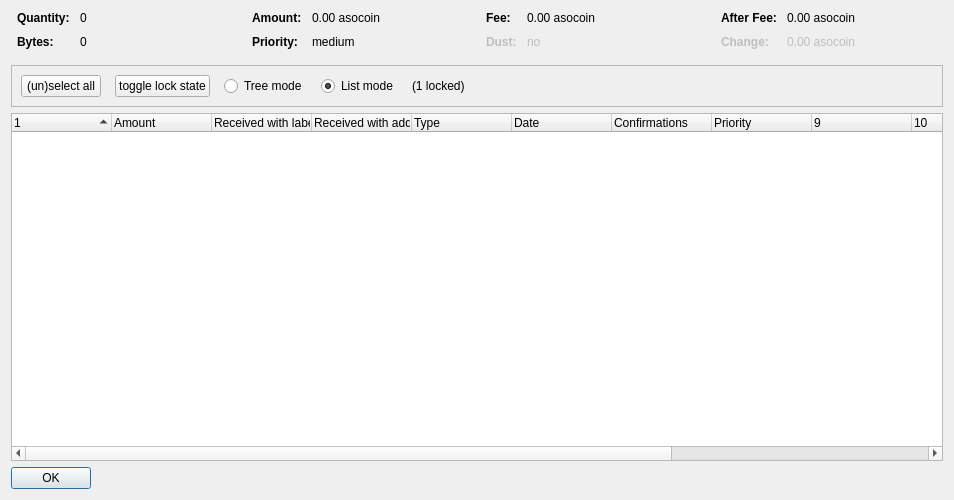
<?xml version="1.0" encoding="UTF-8"?>
<ui version="4.0">
 <class>CoinControlDialog</class>
 <widget class="QDialog" name="CoinControlDialog">
  <property name="geometry">
   <rect>
    <x>0</x>
    <y>0</y>
    <width>954</width>
    <height>500</height>
   </rect>
  </property>
  <property name="windowTitle">
   <string>Coin Selection</string>
  </property>
  <layout class="QVBoxLayout" name="verticalLayout">
   <item>
    <layout class="QHBoxLayout" name="horizontalLayoutTop" stretch="0,0,0,0">
     <property name="topMargin">
      <number>0</number>
     </property>
     <property name="bottomMargin">
      <number>10</number>
     </property>
     <item>
      <layout class="QFormLayout" name="formLayoutCoinControl1">
       <property name="horizontalSpacing">
        <number>10</number>
       </property>
       <property name="verticalSpacing">
        <number>10</number>
       </property>
       <property name="leftMargin">
        <number>6</number>
       </property>
       <property name="rightMargin">
        <number>6</number>
       </property>
       <item row="0" column="0">
        <widget class="QLabel" name="labelCoinControlQuantityText">
         <property name="font">
          <font>
           <weight>75</weight>
           <bold>true</bold>
          </font>
         </property>
         <property name="text">
          <string>Quantity:</string>
         </property>
        </widget>
       </item>
       <item row="0" column="1">
        <widget class="QLabel" name="labelCoinControlQuantity">
         <property name="cursor">
          <cursorShape>IBeamCursor</cursorShape>
         </property>
         <property name="contextMenuPolicy">
          <enum>Qt::ActionsContextMenu</enum>
         </property>
         <property name="text">
          <string notr="true">0</string>
         </property>
         <property name="textInteractionFlags">
          <set>Qt::LinksAccessibleByMouse|Qt::TextSelectableByKeyboard|Qt::TextSelectableByMouse</set>
         </property>
        </widget>
       </item>
       <item row="1" column="0">
        <widget class="QLabel" name="labelCoinControlBytesText">
         <property name="font">
          <font>
           <weight>75</weight>
           <bold>true</bold>
          </font>
         </property>
         <property name="text">
          <string>Bytes:</string>
         </property>
        </widget>
       </item>
       <item row="1" column="1">
        <widget class="QLabel" name="labelCoinControlBytes">
         <property name="cursor">
          <cursorShape>IBeamCursor</cursorShape>
         </property>
         <property name="contextMenuPolicy">
          <enum>Qt::ActionsContextMenu</enum>
         </property>
         <property name="text">
          <string notr="true">0</string>
         </property>
         <property name="textInteractionFlags">
          <set>Qt::LinksAccessibleByMouse|Qt::TextSelectableByKeyboard|Qt::TextSelectableByMouse</set>
         </property>
        </widget>
       </item>
      </layout>
     </item>
     <item>
      <layout class="QFormLayout" name="formLayoutCoinControl2">
       <property name="horizontalSpacing">
        <number>10</number>
       </property>
       <property name="verticalSpacing">
        <number>10</number>
       </property>
       <property name="leftMargin">
        <number>6</number>
       </property>
       <property name="rightMargin">
        <number>6</number>
       </property>
       <item row="0" column="0">
        <widget class="QLabel" name="labelCoinControlAmountText">
         <property name="font">
          <font>
           <weight>75</weight>
           <bold>true</bold>
          </font>
         </property>
         <property name="text">
          <string>Amount:</string>
         </property>
        </widget>
       </item>
       <item row="0" column="1">
        <widget class="QLabel" name="labelCoinControlAmount">
         <property name="cursor">
          <cursorShape>IBeamCursor</cursorShape>
         </property>
         <property name="contextMenuPolicy">
          <enum>Qt::ActionsContextMenu</enum>
         </property>
         <property name="text">
          <string notr="true">0.00 asocoin</string>
         </property>
         <property name="textInteractionFlags">
          <set>Qt::LinksAccessibleByMouse|Qt::TextSelectableByKeyboard|Qt::TextSelectableByMouse</set>
         </property>
        </widget>
       </item>
       <item row="1" column="0">
        <widget class="QLabel" name="labelCoinControlPriorityText">
         <property name="font">
          <font>
           <weight>75</weight>
           <bold>true</bold>
          </font>
         </property>
         <property name="text">
          <string>Priority:</string>
         </property>
        </widget>
       </item>
       <item row="1" column="1">
        <widget class="QLabel" name="labelCoinControlPriority">
         <property name="cursor">
          <cursorShape>IBeamCursor</cursorShape>
         </property>
         <property name="contextMenuPolicy">
          <enum>Qt::ActionsContextMenu</enum>
         </property>
         <property name="text">
          <string>medium</string>
         </property>
         <property name="textInteractionFlags">
          <set>Qt::LinksAccessibleByMouse|Qt::TextSelectableByKeyboard|Qt::TextSelectableByMouse</set>
         </property>
        </widget>
       </item>
      </layout>
     </item>
     <item>
      <layout class="QFormLayout" name="formLayoutCoinControl3">
       <property name="horizontalSpacing">
        <number>10</number>
       </property>
       <property name="verticalSpacing">
        <number>10</number>
       </property>
       <property name="leftMargin">
        <number>6</number>
       </property>
       <property name="rightMargin">
        <number>6</number>
       </property>
       <item row="0" column="0">
        <widget class="QLabel" name="labelCoinControlFeeText">
         <property name="font">
          <font>
           <weight>75</weight>
           <bold>true</bold>
          </font>
         </property>
         <property name="text">
          <string>Fee:</string>
         </property>
        </widget>
       </item>
       <item row="0" column="1">
        <widget class="QLabel" name="labelCoinControlFee">
         <property name="cursor">
          <cursorShape>IBeamCursor</cursorShape>
         </property>
         <property name="contextMenuPolicy">
          <enum>Qt::ActionsContextMenu</enum>
         </property>
         <property name="text">
          <string notr="true">0.00 asocoin</string>
         </property>
         <property name="textInteractionFlags">
          <set>Qt::LinksAccessibleByMouse|Qt::TextSelectableByKeyboard|Qt::TextSelectableByMouse</set>
         </property>
        </widget>
       </item>
       <item row="1" column="0">
        <widget class="QLabel" name="labelCoinControlLowOutputText">
         <property name="enabled">
          <bool>false</bool>
         </property>
         <property name="font">
          <font>
           <weight>75</weight>
           <bold>true</bold>
          </font>
         </property>
         <property name="text">
          <string>Dust:</string>
         </property>
        </widget>
       </item>
       <item row="1" column="1">
        <widget class="QLabel" name="labelCoinControlLowOutput">
         <property name="enabled">
          <bool>false</bool>
         </property>
         <property name="cursor">
          <cursorShape>IBeamCursor</cursorShape>
         </property>
         <property name="contextMenuPolicy">
          <enum>Qt::ActionsContextMenu</enum>
         </property>
         <property name="text">
          <string>no</string>
         </property>
         <property name="textInteractionFlags">
          <set>Qt::LinksAccessibleByMouse|Qt::TextSelectableByKeyboard|Qt::TextSelectableByMouse</set>
         </property>
        </widget>
       </item>
      </layout>
     </item>
     <item>
      <layout class="QFormLayout" name="formLayoutCoinControl4">
       <property name="horizontalSpacing">
        <number>10</number>
       </property>
       <property name="verticalSpacing">
        <number>10</number>
       </property>
       <property name="leftMargin">
        <number>6</number>
       </property>
       <property name="rightMargin">
        <number>6</number>
       </property>
       <item row="0" column="0">
        <widget class="QLabel" name="labelCoinControlAfterFeeText">
         <property name="font">
          <font>
           <weight>75</weight>
           <bold>true</bold>
          </font>
         </property>
         <property name="text">
          <string>After Fee:</string>
         </property>
        </widget>
       </item>
       <item row="0" column="1">
        <widget class="QLabel" name="labelCoinControlAfterFee">
         <property name="cursor">
          <cursorShape>IBeamCursor</cursorShape>
         </property>
         <property name="contextMenuPolicy">
          <enum>Qt::ActionsContextMenu</enum>
         </property>
         <property name="text">
          <string notr="true">0.00 asocoin</string>
         </property>
         <property name="textInteractionFlags">
          <set>Qt::LinksAccessibleByMouse|Qt::TextSelectableByKeyboard|Qt::TextSelectableByMouse</set>
         </property>
        </widget>
       </item>
       <item row="1" column="0">
        <widget class="QLabel" name="labelCoinControlChangeText">
         <property name="enabled">
          <bool>false</bool>
         </property>
         <property name="font">
          <font>
           <weight>75</weight>
           <bold>true</bold>
          </font>
         </property>
         <property name="text">
          <string>Change:</string>
         </property>
        </widget>
       </item>
       <item row="1" column="1">
        <widget class="QLabel" name="labelCoinControlChange">
         <property name="enabled">
          <bool>false</bool>
         </property>
         <property name="cursor">
          <cursorShape>IBeamCursor</cursorShape>
         </property>
         <property name="contextMenuPolicy">
          <enum>Qt::ActionsContextMenu</enum>
         </property>
         <property name="text">
          <string notr="true">0.00 asocoin</string>
         </property>
         <property name="textInteractionFlags">
          <set>Qt::LinksAccessibleByMouse|Qt::TextSelectableByKeyboard|Qt::TextSelectableByMouse</set>
         </property>
        </widget>
       </item>
      </layout>
     </item>
    </layout>
   </item>
   <item>
    <widget class="QFrame" name="frame">
     <property name="minimumSize">
      <size>
       <width>0</width>
       <height>40</height>
      </size>
     </property>
     <property name="frameShape">
      <enum>QFrame::StyledPanel</enum>
     </property>
     <property name="frameShadow">
      <enum>QFrame::Sunken</enum>
     </property>
     <layout class="QHBoxLayout" name="horizontalLayout">
      <item>
       <layout class="QHBoxLayout" name="horizontalLayoutPanel" stretch="0,0,0,0,0,0">
        <property name="spacing">
         <number>14</number>
        </property>
        <item>
         <widget class="QPushButton" name="pushButtonSelectAll">
          <property name="sizePolicy">
           <sizepolicy hsizetype="Maximum" vsizetype="Fixed">
            <horstretch>0</horstretch>
            <verstretch>0</verstretch>
           </sizepolicy>
          </property>
          <property name="text">
           <string>(un)select all</string>
          </property>
          <property name="autoDefault">
           <bool>false</bool>
          </property>
         </widget>
        </item>
        <item>
         <widget class="QPushButton" name="pushButtonToggleLock">
          <property name="sizePolicy">
           <sizepolicy hsizetype="Maximum" vsizetype="Fixed">
            <horstretch>0</horstretch>
            <verstretch>0</verstretch>
           </sizepolicy>
          </property>
          <property name="text">
           <string>toggle lock state</string>
          </property>
          <property name="autoDefault">
           <bool>false</bool>
          </property>
         </widget>
        </item>
        <item>
         <widget class="QRadioButton" name="radioTreeMode">
          <property name="sizePolicy">
           <sizepolicy hsizetype="Maximum" vsizetype="Fixed">
            <horstretch>0</horstretch>
            <verstretch>0</verstretch>
           </sizepolicy>
          </property>
          <property name="text">
           <string>Tree mode</string>
          </property>
         </widget>
        </item>
        <item>
         <widget class="QRadioButton" name="radioListMode">
          <property name="sizePolicy">
           <sizepolicy hsizetype="Maximum" vsizetype="Fixed">
            <horstretch>0</horstretch>
            <verstretch>0</verstretch>
           </sizepolicy>
          </property>
          <property name="text">
           <string>List mode</string>
          </property>
          <property name="checked">
           <bool>true</bool>
          </property>
         </widget>
        </item>
        <item>
         <widget class="QLabel" name="labelLocked">
          <property name="text">
           <string>(1 locked)</string>
          </property>
         </widget>
        </item>
        <item>
         <spacer name="horizontalSpacer">
          <property name="orientation">
           <enum>Qt::Horizontal</enum>
          </property>
          <property name="sizeHint" stdset="0">
           <size>
            <width>40</width>
            <height>20</height>
           </size>
          </property>
         </spacer>
        </item>
       </layout>
      </item>
     </layout>
    </widget>
   </item>
   <item>
    <widget class="CoinControlTreeWidget" name="treeWidget">
     <property name="contextMenuPolicy">
      <enum>Qt::CustomContextMenu</enum>
     </property>
     <property name="sortingEnabled">
      <bool>false</bool>
     </property>
     <property name="columnCount">
      <number>13</number>
     </property>
     <attribute name="headerShowSortIndicator" stdset="0">
      <bool>true</bool>
     </attribute>
     <attribute name="headerStretchLastSection">
      <bool>false</bool>
     </attribute>
     <column>
      <property name="text">
       <string/>
      </property>
     </column>
     <column>
      <property name="text">
       <string>Amount</string>
      </property>
     </column>
     <column>
      <property name="text">
       <string>Received with label</string>
      </property>
     </column>
     <column>
      <property name="text">
       <string>Received with address</string>
      </property>
     </column>
     <column>
      <property name="text">
	<string>Type</string>
      </property>
     </column>
     <column>
      <property name="text">	 
       <string>Date</string>
      </property>
     </column>
     <column>
      <property name="text">
       <string>Confirmations</string>
      </property>
      <property name="toolTip">
       <string>Confirmed</string>
      </property>
     </column>
     <column>
      <property name="text">
       <string>Priority</string>
      </property>
     </column>
     <column>
      <property name="text">
       <string/>
      </property>
     </column>
     <column>
      <property name="text">
       <string/>
      </property>
     </column>
     <column>
      <property name="text">
       <string/>
      </property>
     </column>
     <column>
      <property name="text">
       <string/>
      </property>
     </column>
     <column>
      <property name="text">
       <string/>
      </property>
     </column>
    </widget>
   </item>
   <item>
    <widget class="QDialogButtonBox" name="buttonBox">
     <property name="sizePolicy">
      <sizepolicy hsizetype="Maximum" vsizetype="Fixed">
       <horstretch>0</horstretch>
       <verstretch>0</verstretch>
      </sizepolicy>
     </property>
     <property name="orientation">
      <enum>Qt::Horizontal</enum>
     </property>
     <property name="standardButtons">
      <set>QDialogButtonBox::Ok</set>
     </property>
    </widget>
   </item>
  </layout>
 </widget>
 <customwidgets>
  <customwidget>
   <class>CoinControlTreeWidget</class>
   <extends>QTreeWidget</extends>
   <header>coincontroltreewidget.h</header>
  </customwidget>
 </customwidgets>
 <resources/>
 <connections/>
</ui>
